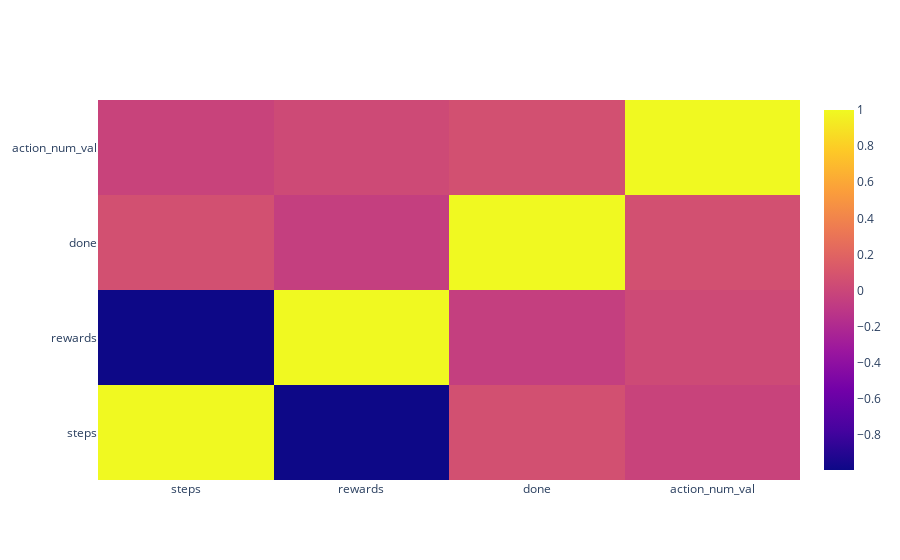

Here is the notebook cell this chart was saved with:
### Markdown cell above
### Numpy correlation

__Strong Correlation:__

- Rewards vs Step

__Weak Corelation:__
- Rewards vs action_num_val
- Rewards vs Done

### Code cell
df_corr = df.corr()
fig_corr = go.Figure()
fig_corr.add_trace(
    go.Heatmap(
        x=df_corr.columns,
        y=df_corr.index,
        z=np.array(df_corr)
    )
)
print(df_corr)
fig_corr.show()

### Figure 1 — Plotly figure (JSON) as saved in the notebook; plotly's stock layout.template omitted (floating-point values rounded to 4 significant figures)
{"data": [{"type": "heatmap", "x": ["steps", "rewards", "done", "action_num_val"], "y": ["steps", "rewards", "done", "action_num_val"], "z": [[1, -0.9927, 0.06923, -0.02075], [-0.9927, 1.0, -0.05285, 0.02514], [0.06923, -0.05285, 1.0, 0.06343], [-0.02075, 0.02514, 0.06343, 1.0]]}], "layout": {}}
